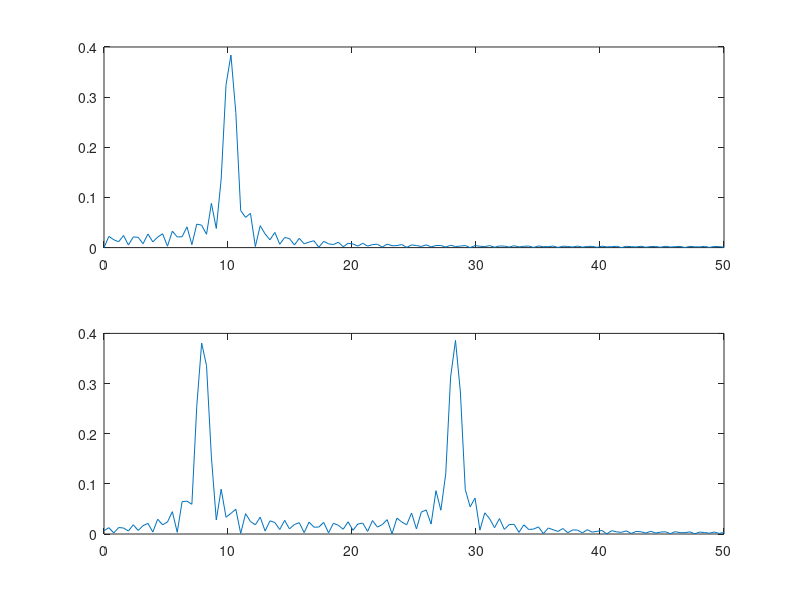

Recreate this plot in MATLAB.
%Multiplication by complex exponential
clc
clear all
close all
t=linspace(0,1,100);
x=sin(2*pi*10*t);
N=length(x);
l=18;
y=zeros(1,N);
for i=1:N
    y(i)=exp((j*2*pi/N)*l*(i))*x(i);
end
%To plot the spectrum
fs=100;
N=256;
f=fs/2*linspace(0,1,N/2);
X=fft(x,N)/N;
Y=fft(y,N)/N;
subplot(2,1,1),plot(f,2*abs(X(1:length(f)))),
subplot(2,1,2),plot(f,2*abs(Y(1:length(f))))
